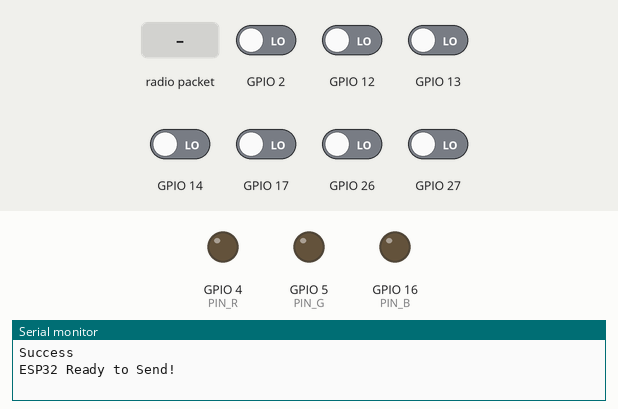
The sketch below on a simulated ESP32. Shown: output pins drawn as LEDs (lit = HIGH), the last lines printed to the serial monitor. Dashed ring = blinking. Inputs (shaded band) come from the test bench; at power-on: GPIO 2, GPIO 12–14, GPIO 17, GPIO 26, GPIO 27 LOW. No radio packets arrive unless stated.

Above: at 1.2 s.
1.3 s: radio packet "1" arrives
2.8 s: radio packet "0" arrives
4.3 s: radio packet "2" arrives
At 7.34 s:
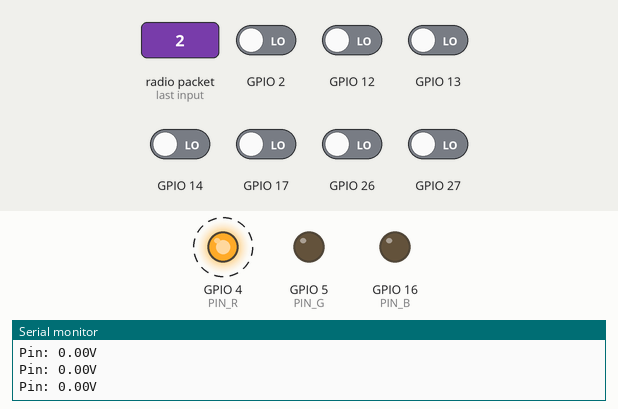
Timing chart, 0 to 14.8 s (numbered marks = the images above; inputs shaded):
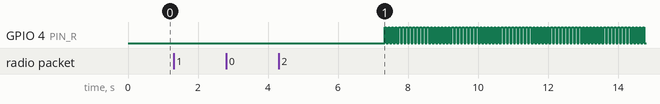

The sketch:

esp_nrf_test2.ino
```cpp
// 1 -> GND
// 2 -> 3V3
// 3 -> 22(CE)
// 4 -> 21(CS)
// 5 -> 18(SCK)
// 6 -> 23(MOSI)
// 7 -> 19(MISO)

#include <SPI.h>
#include <nRF24L01.h>
#include <RF24.h>

#define CE_PIN 22
#define CSN_PIN 21

#define PIN_R 4
#define PIN_G 5
#define PIN_B 16

#define PWM_FREQ 5000
#define PWM_RES 8

RF24 radio(CE_PIN, CSN_PIN);

const byte tx_address[6] = { 0x30, 0x30, 0x30, 0x30, 0x31 };
const byte rx_address[6] = { 0x30, 0x30, 0x30, 0x30, 0x32 };

void setup() {
  Serial.begin(115200);
  ledcAttach(PIN_R, PWM_FREQ, PWM_RES);
  ledcAttach(PIN_G, PWM_FREQ, PWM_RES);
  ledcAttach(PIN_B, PWM_FREQ, PWM_RES);

  ledcWrite(PIN_B, 0);

  //4 chân điều khiển xe
  pinMode(12, INPUT_PULLDOWN);
  pinMode(14, INPUT_PULLDOWN);
  pinMode(27, INPUT_PULLDOWN);
  pinMode(26, INPUT_PULLDOWN);

  //bật flash
  pinMode(17, INPUT_PULLDOWN);  //bỏ

  //tăng tốc
  pinMode(2, INPUT_PULLDOWN);

  //giảm tốc
  pinMode(13, INPUT_PULLDOWN);

  if (!radio.begin()) {
    Serial.println("LOI!");
    while (1) {
    }
  } else {
    Serial.println("Success");
  }

  radio.setChannel(76);
  radio.setDataRate(RF24_250KBPS);
  radio.setPALevel(RF24_PA_LOW);
  radio.disableDynamicPayloads();
  radio.setPayloadSize(32);
  radio.openWritingPipe(tx_address);
  radio.openReadingPipe(1, rx_address);
  radio.setRetries(15, 15);
  radio.stopListening();
  Serial.println("ESP32 Ready to Send!");
}

void sendCommand(const char *cmd) {
  radio.stopListening();

  bool ket_noi_tot = radio.write(cmd, strlen(cmd) + 1);

  radio.startListening();

  if (ket_noi_tot) {
    ledcWrite(PIN_R, 0);
    ledcWrite(PIN_G, 0);
    ledcWrite(PIN_B, 0);
  } else {
    Serial.println("matketnoi");
  }
}
int voltToPercent(float volt) {
  if (volt >= 12.0f) return 100;
  if (volt <= 10.0f) return 10;

  return map((int)(volt * 100),
             1000, 1200,
             10, 100);
}

void setColorByPercent(int percent) {
  int r, g;

  if (percent > 100) percent = 100;
  if (percent < 10) percent = 10;

  if (percent < 55) {
    r = 255;
    g = map(percent, 10, 55, 0, 255);
  } else {
    g = 255;
    r = map(percent, 55, 100, 255, 0);
  }

  ledcWrite(PIN_R, r);
  ledcWrite(PIN_G, g);
}

void loop() {
  static float receive_volt = 0;
  static unsigned long lastRxTime = 0;

  if (digitalRead(12) == HIGH) {
    sendCommand("tien");
  } else if (digitalRead(14) == HIGH) {
    sendCommand("lui");
  } else if (digitalRead(26) == HIGH) {
    sendCommand("trai");
  } else if (digitalRead(27) == HIGH) {
    sendCommand("phai");
  } else if (digitalRead(17) == HIGH) {
    sendCommand("tang");
  } else if (digitalRead(13) == HIGH) {
    sendCommand("giam");
  } else if (digitalRead(2) == HIGH) {
    sendCommand("flash");
  } else {
    sendCommand("ping");
  }

  unsigned long start = millis();
  while (millis() - start < 50) {
    if (radio.available()) {
      char buffer[32];
      radio.read(&buffer, sizeof(buffer));
      memcpy(&receive_volt, buffer, sizeof(float));
      lastRxTime = millis();
      Serial.print("Pin: ");
      Serial.print(receive_volt);
      Serial.println("V");
      break;
    }
  }

  if (receive_volt > 5.0 && receive_volt < 20.0) {
    int percent = voltToPercent(receive_volt);
    setColorByPercent(percent);
  }

  if (millis() - lastRxTime > 3000 && lastRxTime != 0) {
    ledcWrite(PIN_R, 255);
    ledcWrite(PIN_G, 0);
    ledcWrite(PIN_B, 0);
  }

  delay(50);
}
```
